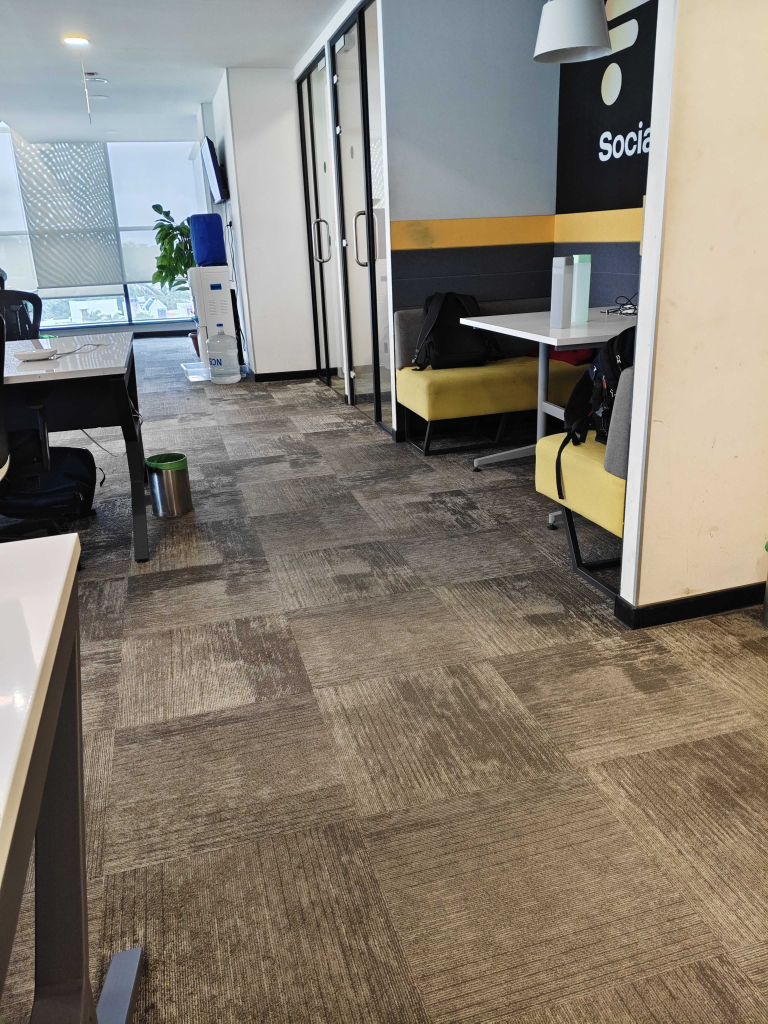
#> input picture data/floor_left.jpg, 3072 x 4096 px, found by its file name (shown at 1/4 size)
$ python ransac_try2.py
#> lines starting #> are read from the running program, lines starting #| are printed output that depends on the picture; long printed decimals are rounded
import cv2
import numpy as np

# Load grayscale stereo images
imgR = cv2.imread('/Users/vedant/Documents/Projects_Flam/stereo_disp/data/floor_left.jpg', cv2.IMREAD_GRAYSCALE)
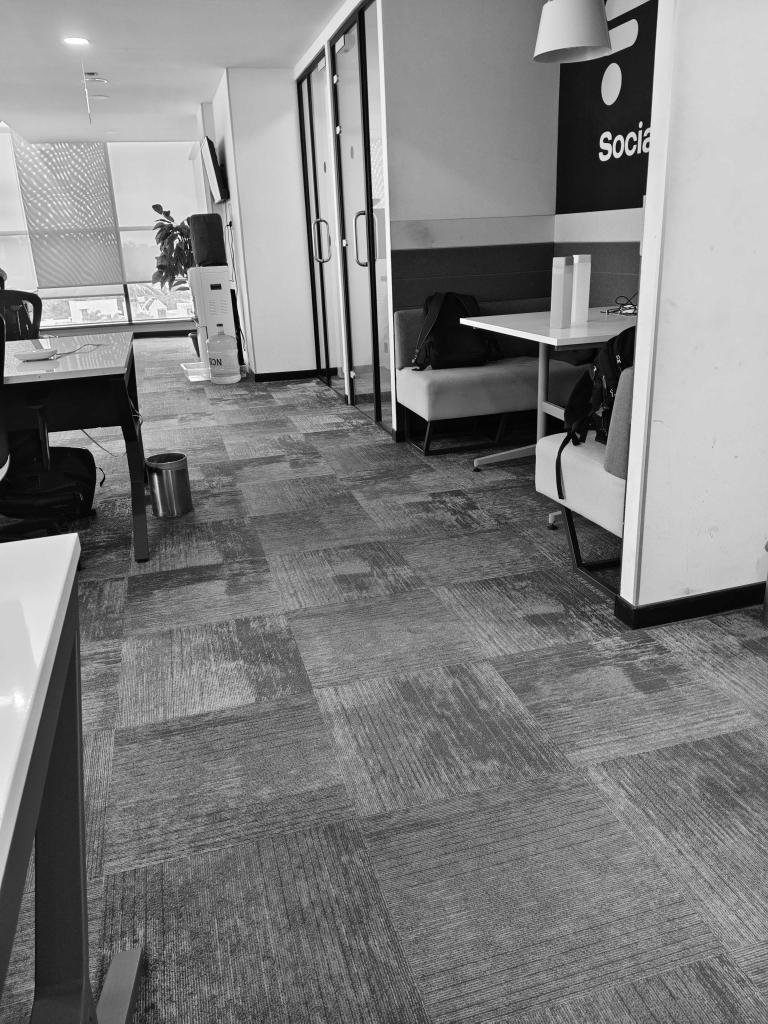
#> imgR: shape (4096, 3072) (shown at 1/4 size); min 0, max 255, mean 127.2
imgL = cv2.imread('/Users/vedant/Documents/Projects_Flam/stereo_disp/data/floor_right.jpg', cv2.IMREAD_GRAYSCALE)
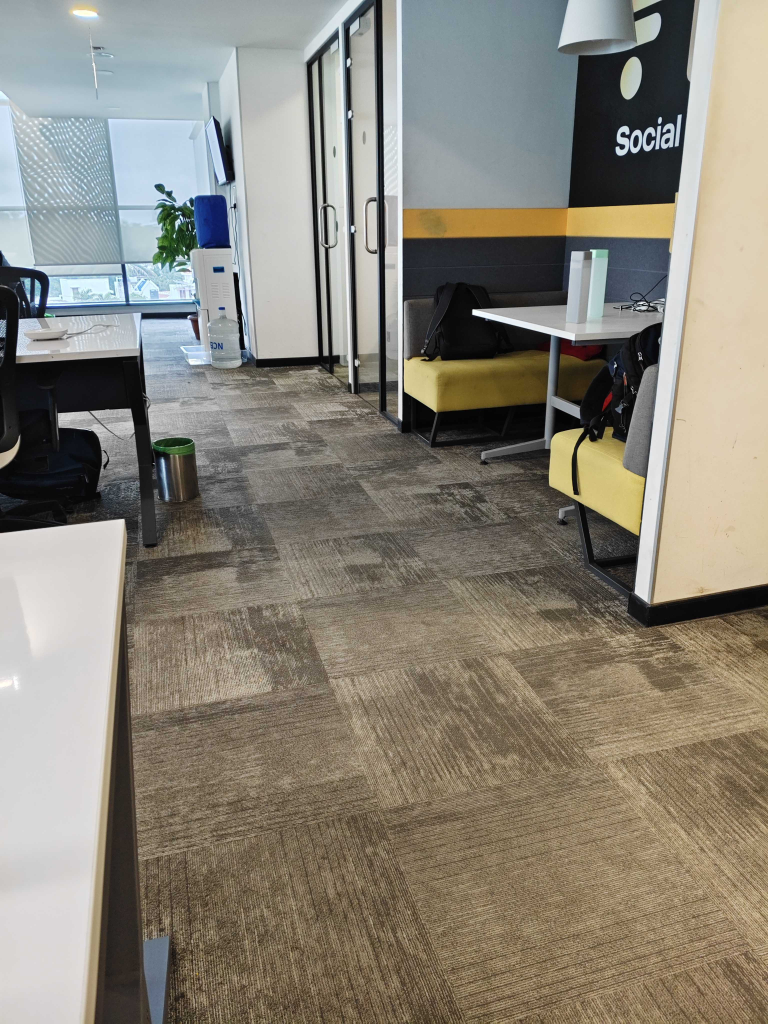
#> input picture data/floor_right.jpg, 3072 x 4096 px, found by its file name (shown at 1/4 size)
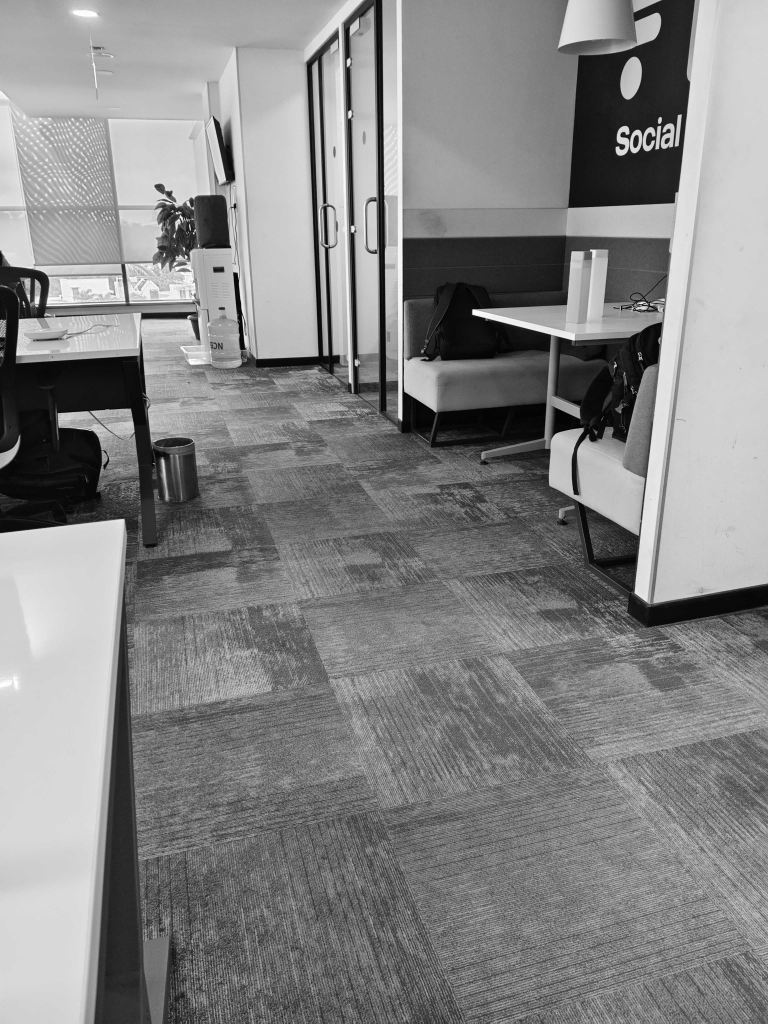
#> imgL: shape (4096, 3072) (shown at 1/4 size); min 0, max 255, mean 132.2

# Resize images to (width=1280, height=960)
target_size = (1080, 1920)
imgL = cv2.resize(imgL, target_size, interpolation=cv2.INTER_AREA)
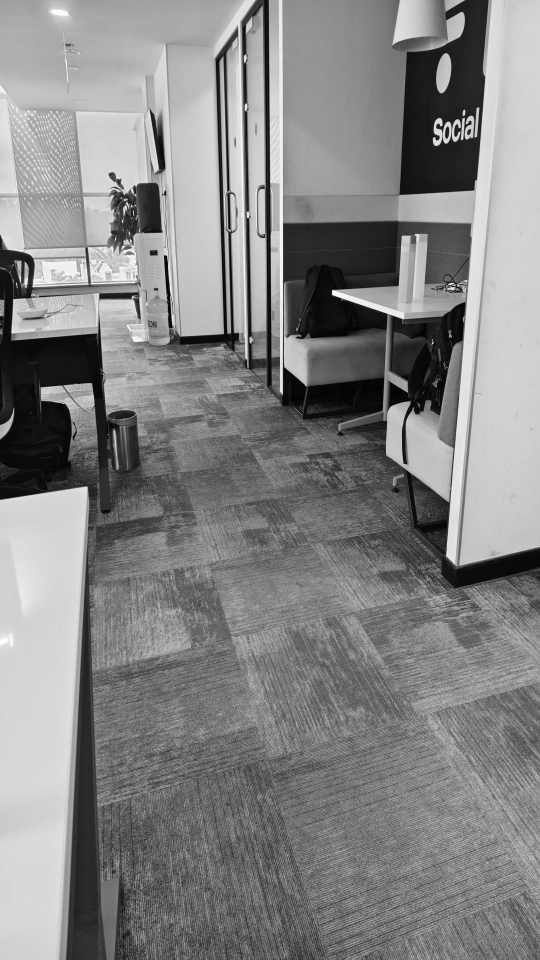
#> imgL: shape (1920, 1080) (shown at 1/2 size); min 1, max 255, mean 132.2
imgR = cv2.resize(imgR, target_size, interpolation=cv2.INTER_AREA)
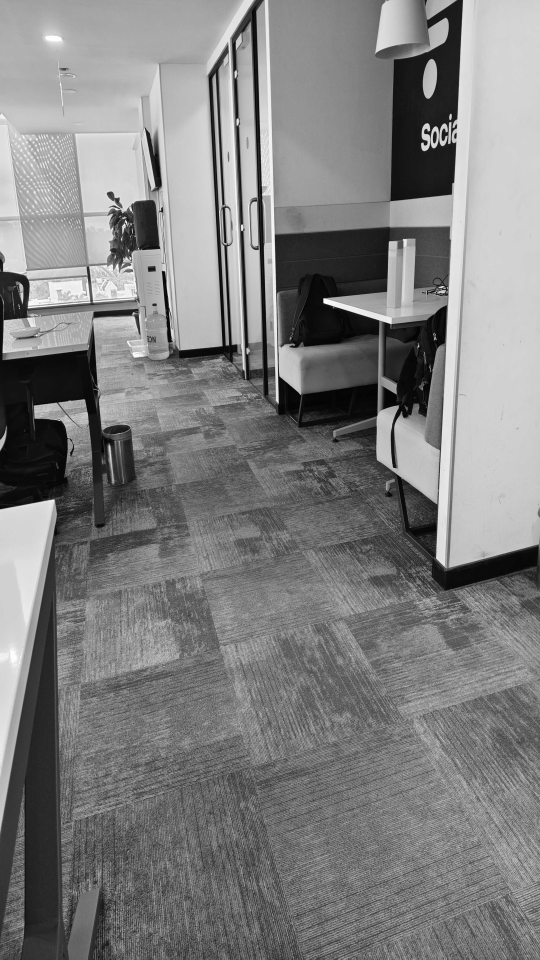
#> imgR: shape (1920, 1080) (shown at 1/2 size); min 1, max 255, mean 127.2

# imgR = cv2.imread('/home/vedant/Documents/Projects_Flam/stereo_disp/data/min_pattern_floor_left.jpeg', cv2.IMREAD_GRAYSCALE)
# imgL = cv2.imread('/home/vedant/Documents/Projects_Flam/stereo_disp/data/min_pattern_floor_right.jpeg', cv2.IMREAD_GRAYSCALE)

num = 500 # Number of matches (max)

# Initialize SIFT detector
sift = cv2.SIFT_create()

# Detect keypoints and compute descriptors for both images
kpL, desL = sift.detectAndCompute(imgL, None)
#> kpL = 9564 keypoints; strongest (x, y, size): (670, 586, 9.2), (865, 686, 2.6), (873, 286, 8.8), (878, 242, 8.5)
kpR, desR = sift.detectAndCompute(imgR, None)
#> kpR = 9677 keypoints; strongest (x, y, size): (653, 602, 8.8), (849, 296, 8.6), (853, 253, 8.3), (837, 692, 2.4)

# Match descriptors using Brute-Force Matcher with L2 distance for SIFT
bf = cv2.BFMatcher(cv2.NORM_L2, crossCheck=True)
matches = bf.match(desL, desR)
#> matches = 5039 matches
matches = sorted(matches, key=lambda x: x.distance)

# Extract matched keypoints
ptsL = np.float32([kpL[m.queryIdx].pt for m in matches]).reshape(-1, 1, 2)
ptsR = np.float32([kpR[m.trainIdx].pt for m in matches]).reshape(-1, 1, 2)

# Use RANSAC to find inlier matches based on the fundamental matrix
F, mask = cv2.findFundamentalMat(ptsL, ptsR, cv2.FM_RANSAC, 1.0, 0.99)
#> F = [[9.86e-07, -2.2e-05, 0.00977], [2.23e-05, -6.87e-07, -0.0218], [-0.012, 0.0222, 1]]; mask = 5039 values, max 1 at index 2, min 0 at index 0, mean 0.751

# Select inlier matches
inlier_matches = [m for i, m in enumerate(matches) if mask[i]]
#> inlier_matches = 3782 matches

# Optionally limit to best inliers (for display / sanity)
inlier_matches = sorted(inlier_matches, key=lambda x: x.distance)[:num]
#> inlier_matches = 500 matches

# Draw matches and compute disparity at each match point
sparse_disparities = []
for m in inlier_matches[:num]:  # adjust count as needed
    ptL = kpL[m.queryIdx].pt
    ptR = kpR[m.trainIdx].pt
    disparity = ptL[0] - ptR[0]  # xL - xR
    sparse_disparities.append((ptL, disparity))
#> this loop made 500 passes
#> (ptL, ptR, disparity) on passes 1 to 3: ((427.7, 692), (425.4, 716.9), 2.35), ((323.8, 396.5), (317.9, 430.3), 5.92), ((910.3, 1174.8), (890.8, 1179.3), 19.53)
#> after the loop, sparse_disparities = 500 items

# Copy original image to draw on
annotated_img = cv2.cvtColor(imgL.copy(), cv2.COLOR_GRAY2BGR)

# Annotate with alternate offsets to reduce overlap
for i, (pt, disp) in enumerate(sparse_disparities[:num]):
    x, y = int(pt[0]), int(pt[1])
    offset_y = -10 if i % 2 == 0 else 10  # alternate up/down
    cv2.circle(annotated_img, (x, y), 3, (0, 255, 0), -1)
    cv2.putText(annotated_img, str(i), (x + 5, y + offset_y),
                cv2.FONT_HERSHEY_SIMPLEX, 0.4, (0, 255, 255), 1)
#> this loop made 500 passes
#> (pt, disp, x, y, offset_y) on passes 1 to 3: ((427.7, 692), 2.35, 427, 692, -10), ((323.8, 396.5), 5.92, 323, 396, 10), ((910.3, 1174.8), 19.53, 910, 1174, -10)
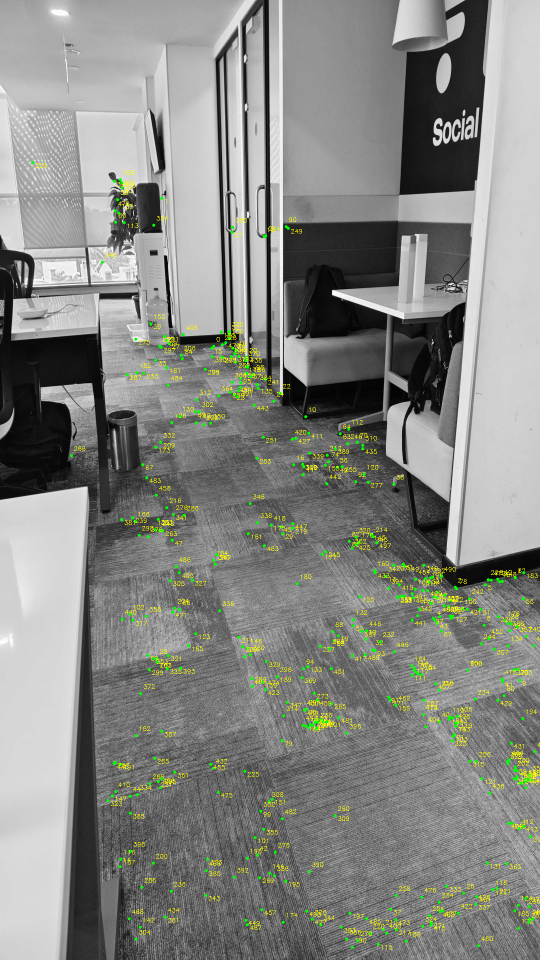
#> annotated_img: shape (1920, 1080, 3) (shown at 1/2 size); mean B, G, R 130.1, 134.8, 133.2


cv2.imwrite("annotated_left_with_ids.png", annotated_img)

# Visualize matches (optional)
img_matches = cv2.drawMatches(imgL, kpL, imgR, kpR, inlier_matches[:num], None, flags=2)
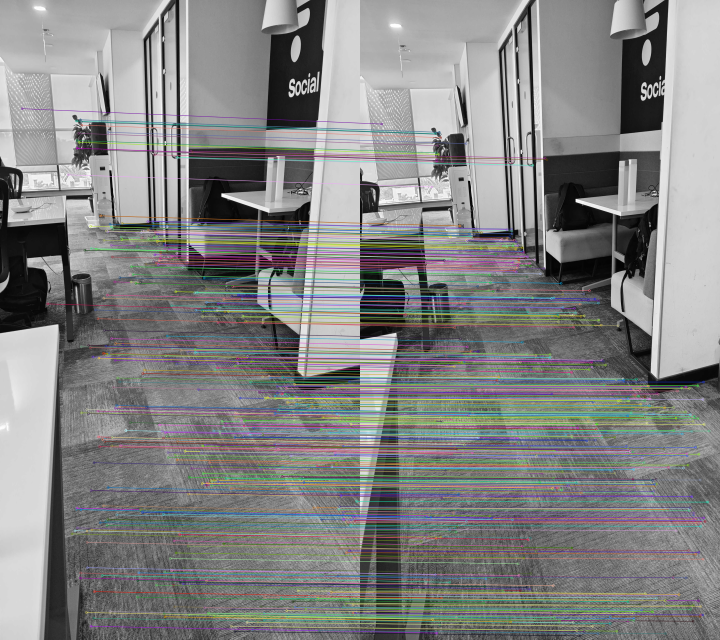
#> img_matches: shape (1920, 2160, 3) (shown at 1/3 size); mean of channels 0, 1, 2 131.4, 131.9, 131.4; drawn as B, G, R

# Sensor data for depth estimation
baseline_cm = 8 # baseline in cm calculated using the sensor data
# [7 lines of commented-out code are left out]
focal_length_pxs = 4095
#print('Focal_Length_in mm: ',focal_length_pxs)

sparse_depths = []
for i, (pt, disp) in enumerate(sparse_disparities):
    if disp > 1:  # Avoid division by zero or very small disparity
        depth = (focal_length_pxs * baseline_cm) / disp
        sparse_depths.append((pt, depth))
        print(f"Point {i}: Location={pt}, Depth={depth:.2f} cm")
#> this loop made 500 passes
#> (pt, disp, depth) on passes 1 to 12: ((427.7, 692), 2.35, 13951.8), ((323.8, 396.5), 5.92, 5533.5), ((910.3, 1174.8), 19.53, 1677.3), ((808.1, 1192), 19.9, 1646.2), ((869.6, 1240.8), 21.77, 1504.5), ((970.3, 1169.6), 17.95, 1825.3), ((968.3, 1250.8), 20.77, 1577.4), ((900.4, 1200.1), 20.33, 1611.8), ((1030.1, 1155.7), 17.23, 1901.9), ((1039.2, 1360.4), 22.92, 1429.5), ((611.9, 833.3), 9.1, 3601.5), ((607.6, 933.4), 11.77, 2784)
#> depth on passes 61 to 66: 1318.4, 1779.5, 1532.7, 3299.3, 3299.3, 11076.8
#| Point 0: Location=(427.731, 692.023), Depth=13951.80 cm
#| Point 1: Location=(323.818, 396.523), Depth=5533.54 cm
#| Point 2: Location=(910.342, 1174.841), Depth=1677.26 cm
#| Point 3: Location=(808.070, 1192.011), Depth=1646.22 cm
#| Point 4: Location=(869.602, 1240.842), Depth=1504.52 cm
#| Point 5: Location=(970.326, 1169.604), Depth=1825.28 cm
#| Point 6: Location=(968.331, 1250.822), Depth=1577.35 cm
#| Point 7: Location=(900.360, 1200.112), Depth=1611.78 cm
#> (further printed lines are left out)
#> after the loop, sparse_depths = 496 items

# Save sparse depths to a file
with open("sparse_depths_with_ids_inliers.txt", "w") as f:
    f.write("Index, X, Y, Depth\n")
    for i, (pt, depth) in enumerate(sparse_depths):
        x, y = pt
        f.write(f"{i}, {x:.2f}, {y:.2f}, {depth:.2f}\n")
#> this loop made 496 passes
#> (depth, x, y) on passes 1 to 3: (13951.8, 427.7, 692), (5533.5, 323.8, 396.5), (1677.3, 910.3, 1174.8)

# Print disparities
for i, (pt, disp) in enumerate(sparse_disparities):
    print(f"Point {i}: Location={pt}, Disparity={disp:.2f}")
#> this loop made 500 passes
#> (pt, disp) on passes 1 to 3: ((427.7, 692), 2.35), ((323.8, 396.5), 5.92), ((910.3, 1174.8), 19.53)

cv2.imwrite("sparse_disparity_matches_new.png", img_matches)
